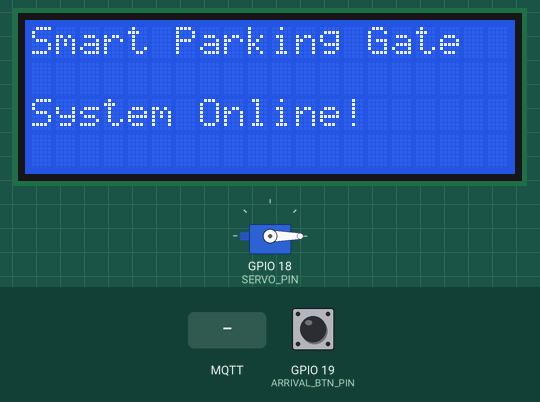
Bench run of a program on a simulated ESP32. Shown: servo, 20×4 character LCD. The test bench sets the inputs (shaded band); at power-on: GPIO 19 (ARRIVAL_BTN_PIN) HIGH. WiFi joins after 1.5 s; servers stay silent unless stated; random numbers use the default seed unless the program sets one; no MQTT or app messages arrive unless stated.

Above: at 2.7 s.
2.8 s: GPIO 19 (ARRIVAL_BTN_PIN) pulled LOW for 0.15 s
At 3.4 s:
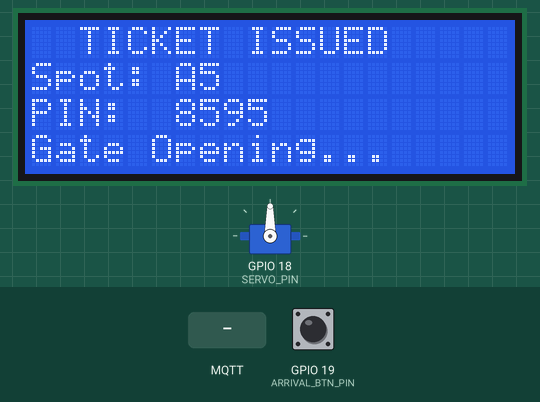
8.9 s: MQTT message "1" arrives on the first subscribed topic
At 9.6 s:
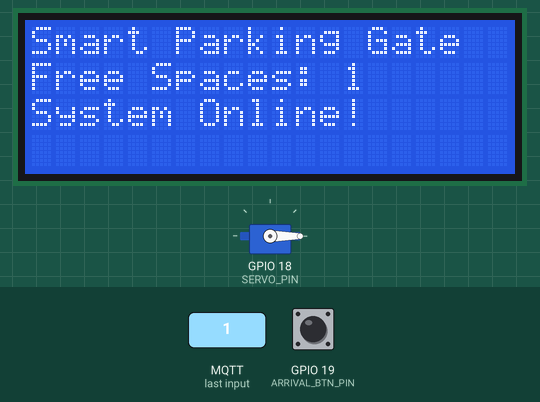
10.4 s: GPIO 19 (ARRIVAL_BTN_PIN) pulled LOW for 1 s
At 15.3 s:
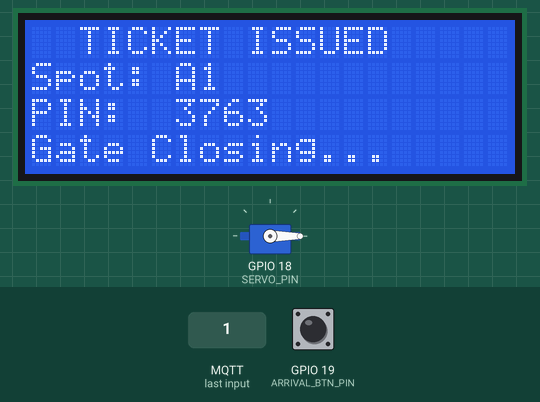
Timing chart, 0 to 16.8 s (numbered marks = the images above; inputs shaded):
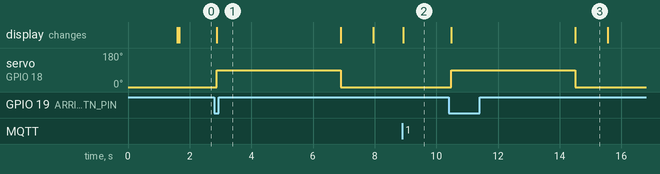

Measured:
- after the input at 2.8 s, servo on GPIO 18 (SERVO_PIN): 0° → 90° after 0.08 s, → 0° 4.0 s later; the display: changes after 0.08 s (image 1)
- after the input at 8.9 s, the display: changes at once (image 2)
- after the input at 10.4 s, servo on GPIO 18 (SERVO_PIN): 0° → 90° after 0.08 s, → 0° 4.0 s later; the display: first changes after 0.08 s (image 3 shows a later state)
- what the display in image 3 shows lasts 1.1 s, from 14.5 s to 15.6 s

The program:

main.cpp
```cpp
#include <Arduino.h>
#include <WiFi.h>
#include <PubSubClient.h>
#include <LiquidCrystal_I2C.h>
#include <ESP32Servo.h>

const char* ssid = "Wokwi-GUEST";
const char* password = "";
const char* mqtt_server = "172.18.168.57";

WiFiClient espClient;
PubSubClient client(espClient);
LiquidCrystal_I2C lcd(0x27, 20, 4);
Servo gateServo;

const int ARRIVAL_BTN_PIN = 19;
const int SERVO_PIN = 18;

String spotNames[5] = {"A1", "A2", "A3", "A4", "A5"};
String lotState = "11111";
int freeCount = 5;
bool lastBtnState = HIGH;

void callback(char* topic, byte* payload, unsigned int length) {
  lotState = "";
  freeCount = 0;
  for (int i = 0; i < length; i++) {
    char state = (char)payload[i];
    lotState += state;
    if (state == '1') freeCount++;
  }
  lcd.setCursor(0, 1);
  lcd.print("Free Spaces: " + String(freeCount) + "   ");
}

void setup() {
  Serial.begin(115200);
  randomSeed(analogRead(0));

  pinMode(ARRIVAL_BTN_PIN, INPUT_PULLUP);
  gateServo.attach(SERVO_PIN);
  gateServo.write(0);

  lcd.init();
  lcd.backlight();
  lcd.setCursor(0, 0);
  lcd.print("Smart Parking Gate");

  WiFi.begin(ssid, password);
  while (WiFi.status() != WL_CONNECTED) delay(500);

  client.setServer(mqtt_server, 1883);
  client.setCallback(callback);
}

void loop() {
  if (!client.connected()) {
    while (!client.connected()) {
      lcd.setCursor(0, 2);
      lcd.print("MQTT Connecting...  ");
      String clientId = "ESP32_Gate_" + String(random(0xffff), HEX);
      if (client.connect(clientId.c_str())) {
        lcd.setCursor(0, 2);
        lcd.print("System Online!      ");
        client.subscribe("parking/status");
      } else {
        delay(5000);
      }
    }
  }
  client.loop();

  bool btnState = digitalRead(ARRIVAL_BTN_PIN);
  if (btnState == LOW && lastBtnState == HIGH) {
    if (freeCount > 0) {
      int freeIndices[5];
      int count = 0;
      for (int i = 0; i < 5; i++) {
        if (lotState[i] == '1') {
          freeIndices[count] = i;
          count++;
        }
      }

      int assignedSpotIndex = freeIndices[random(0, count)];
      String assignedSpotName = spotNames[assignedSpotIndex];

      // GENERATE UNIQUE TICKET ID & GET CURRENT TIME (in seconds)
      int pinCode = random(1000, 10000);
      unsigned long entryTime = millis() / 1000;

      // Send the Index, PIN, and Entry Time over MQTT
      String payload = String(assignedSpotIndex) + "," + String(pinCode) + "," + String(entryTime);
      client.publish("parking/assign", payload.c_str());

      lcd.clear();
      lcd.setCursor(2, 0);
      lcd.print("TICKET ISSUED");
      lcd.setCursor(0, 1);
      lcd.print("Spot: " + assignedSpotName);
      lcd.setCursor(0, 2);
      lcd.print("PIN:  " + String(pinCode));
      lcd.setCursor(0, 3);
      lcd.print("Gate Opening...     ");

      gateServo.write(90);
      delay(4000);

      lcd.setCursor(0, 3);
      lcd.print("Gate Closing...     ");
      gateServo.write(0);
      delay(1000);

      lcd.clear();
      lcd.setCursor(0, 0);
      lcd.print("Smart Parking Gate");
      lcd.setCursor(0, 1);
      lcd.print("Free Spaces: " + String(freeCount) + "   ");
      lcd.setCursor(0, 2);
      lcd.print("System Online!      ");

    } else {
      lcd.setCursor(0, 2);
      lcd.print("LOT FULL!           ");
      lcd.setCursor(0, 3);
      lcd.print("PLEASE WAIT.        ");
      delay(3000);
      lcd.setCursor(0, 2);
      lcd.print("System Online!      ");
      lcd.setCursor(0, 3);
      lcd.print("                    ");
    }
  }
  lastBtnState = btnState;
  delay(50);
}
```
